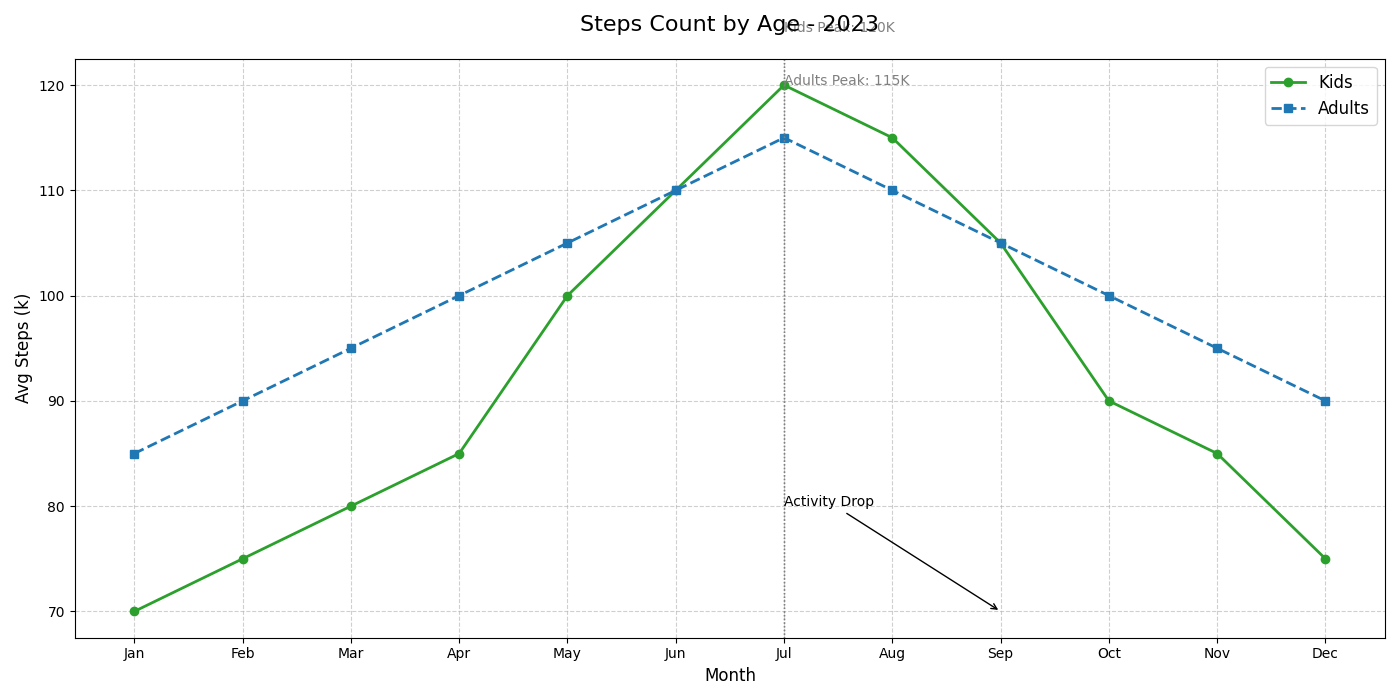

Source code (Python):
import matplotlib.pyplot as plt
import numpy as np

months = np.array(["Jan", "Feb", "Mar", "Apr", "May", "Jun", "Jul", "Aug", "Sep", "Oct", "Nov", "Dec"])

children_steps = np.array([70, 75, 80, 85, 100, 110, 120, 115, 105, 90, 85, 75])
adults_steps = np.array([85, 90, 95, 100, 105, 110, 115, 110, 105, 100, 95, 90])

plt.figure(figsize=(14, 7))

plt.plot(months, children_steps, label="Kids", color='tab:green', linestyle='-', marker='o', linewidth=2)
plt.plot(months, adults_steps, label="Adults", color='tab:blue', linestyle='--', marker='s', linewidth=2)

max_steps = {"Kids": 120, "Adults": 115}
max_months = {"Kids": "Jul", "Adults": "Jul"}
for group, steps in max_steps.items():
    plt.axvline(x=max_months[group], color='grey', linestyle=':', linewidth=1)
    plt.text(max_months[group], steps + 5, f'{group} Peak: {steps}K', fontsize=10, color='grey')

plt.title("Steps Count by Age - 2023", fontsize=16, pad=20)
plt.xlabel("Month", fontsize=12)
plt.ylabel("Avg Steps (k)", fontsize=12)

plt.legend(loc='upper right', fontsize=12)
plt.grid(True, linestyle='--', alpha=0.6)

plt.annotate('Activity Drop', xy=("Sep", 70), xytext=("Jul", 80),
             arrowprops=dict(facecolor='black', arrowstyle='->'), fontsize=10)

plt.tight_layout()

plt.show()
